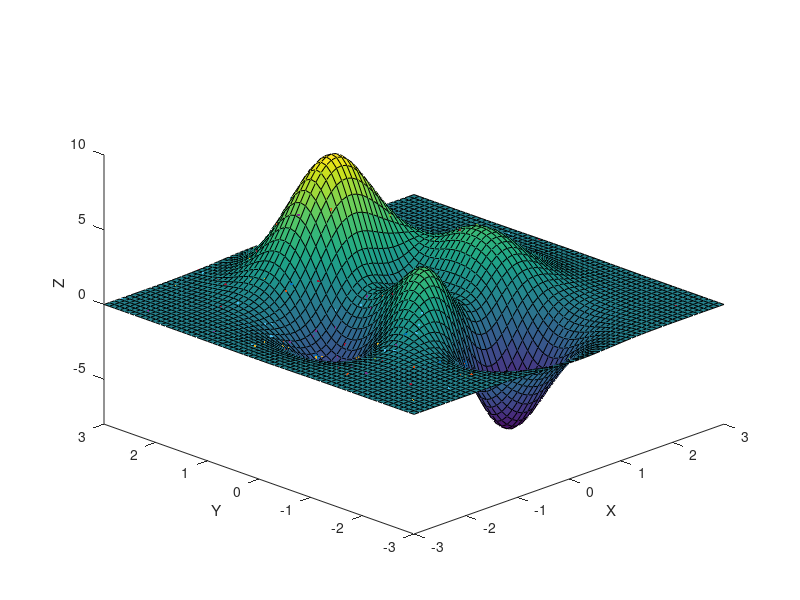

This figure's MATLAB source:
clear, close all



%Fomular
f = @(x1, x2) 3*(1-x1).^2 .* exp(-x1.^2-(x2+1).^2) - 10*(x1.*0.2-x1.^3-x2.^5) .* exp(-x1.^2-x2.^2) - exp(-(x1+1).^2-x2.^2)/3;


% Generates random values from the uniform distribution in the interval [xi-a, xi+a]
rand_positions = @(xi, a, d) (xi - a) + 2*a*rand(d,1);
rand_velocity = @(a, d) -a + 2*a*rand(d,1);

% Number of particles
d = 10;

% Step 1, set k := 0 select an initial point x(0)
ax = 10; % used to generate random position
av = 1; % used to generate random velocities
w = 0.8; % Inertial constant
c1 = 1.95; % Cognitive component - more spread
%c1 = 0.2; % Cognitive component 
c2 = 1.98; % Social component global best position
N = 60; % Number of iterations

% Plot function
[x, y] = meshgrid(-3:.1:3,-3:.1:3);

Z = f(x, y);

figure, 
hold on;
surf(x, y, Z);
xlabel('X');
ylabel('Y');
zlabel('Z');

% Find middle of meshgrid
k = 0;
n = size(x,1);
m = round(n/2);

% 1. step page 277
xk = [rand_positions(x(m,m),ax,d) rand_positions(y(m,m),ax,d)]; % Random initial positions
vk = [rand_velocity(av, d) rand_velocity(av, d)]; % Random initial vecocity

pk = vk;
fk = f(xk(:,1), xk(:,2));
[fgk, i] = min(fk);
g = [xk(i,1) xk(i,2)] %

gk = zeros(d, 2); % allocate memory for g
for i=1:d
    gk(i,:) = g; % set starting pos for each partical 
end

for k=1:N
    % 2. step
    rk = rand(d,2); % randdom for kotenive
    sk = rand(d,2); % random for social
    
    xk = xk + vk; % Update new position
    vk = w*vk + (c1*rk).*(pk-xk) + (c2*sk).*(gk-xk); % Update new velocity
    
    
    fgk = f( g(1), g(2) );
    for i=1:d
        fxk(i) = f( xk(i,1) , xk(i,2) );
                % step 3 Cognitive step
        if fxk(i) < f( pk(i,1) , pk(i,2) ) %Check the local particels best position with newest position 
            pk(i) = xk(i);
        end
         % step 4 Social step
        if fxk(i) < fgk
            g = xk(i,:);
            scatter3(g(1), g(2), fxk(i), '*m');
        end
    end
    
    gk = [];
    for i=1:d
        gk = [gk; g];
    end
    % Plot particle swarm
    scatter3(xk(:,1), xk(:,2), fxk, '.w');
    axis([-3 3 -3 3 -8 10]);
    view(-45,30);
    
end

xmin = g(1)
ymin = g(2)
fgmin = f(g(1),g(2))

scatter3(g(1), g(2), f(g(1),g(2)), '*r');
hold off;